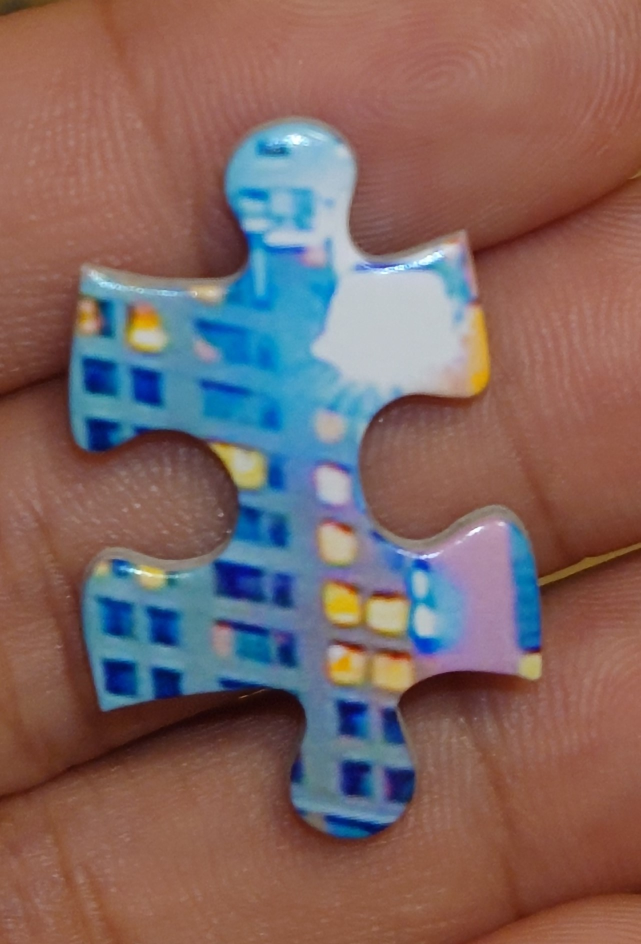
#> input picture puzzleCases/raw/single_pieces (1).JPG, 1281 x 1888 px (shown at 1/2 size)
$ python extractPuzzlePart.py
#> lines starting #> are read from the running program, lines starting #| are printed output that depends on the picture
import cv2
import numpy as np

def segment_image(image_path):
    # 读取图像
#> called with image_path = '../puzzleCases/raw/single_pieces (1).JPG'
    image = cv2.imread(image_path)
#> image is the input picture: shape (1888, 1281, 3); mean B, G, R 98.8, 102, 127.7
    if image is None:
        print(f"Failed to load image from {image_path}")
        return

    # resize image to 800px width
    new_width = 800
    scale = new_width / image.shape[1]
#> scale = 0.625
    new_height = int(image.shape[0] * scale)
#> new_height = 1179
    image = cv2.resize(image, (new_width, new_height))
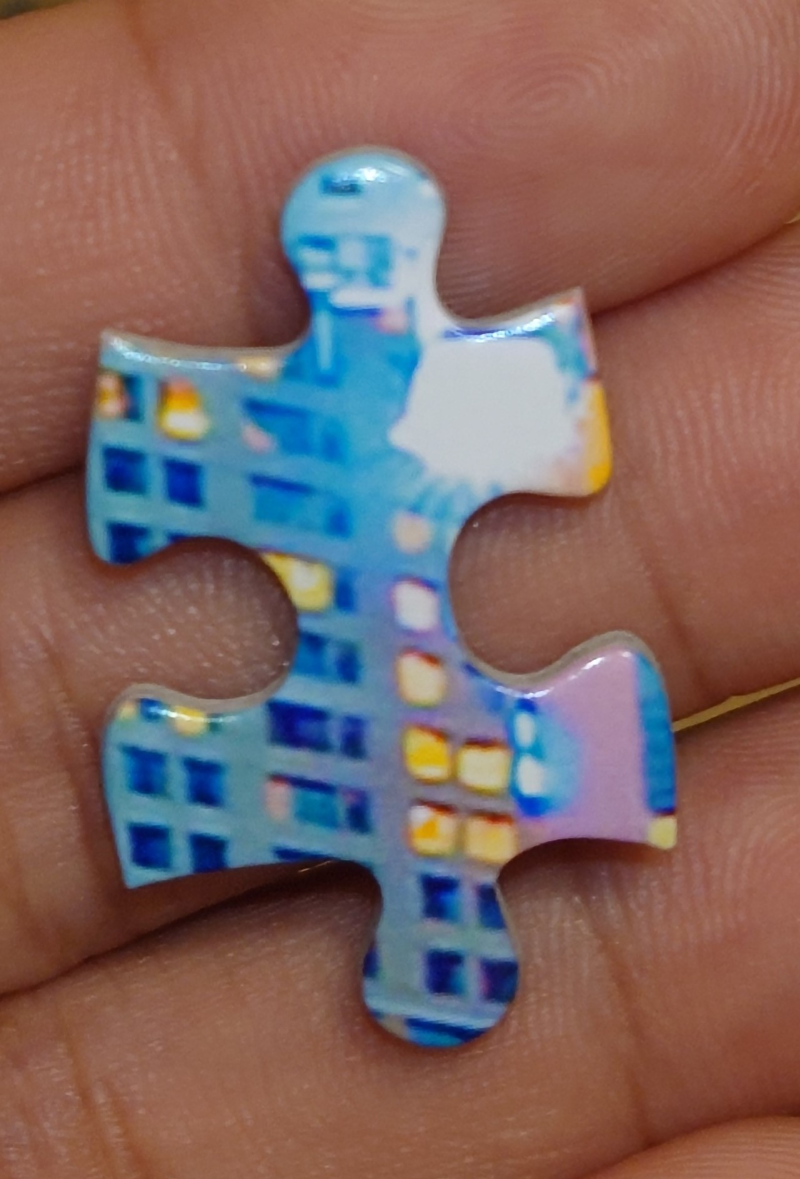
#> image: shape (1179, 800, 3); mean B, G, R 98.7, 101.9, 127.6
#> (the run stopped early here; a loop or call above may not have finished)
